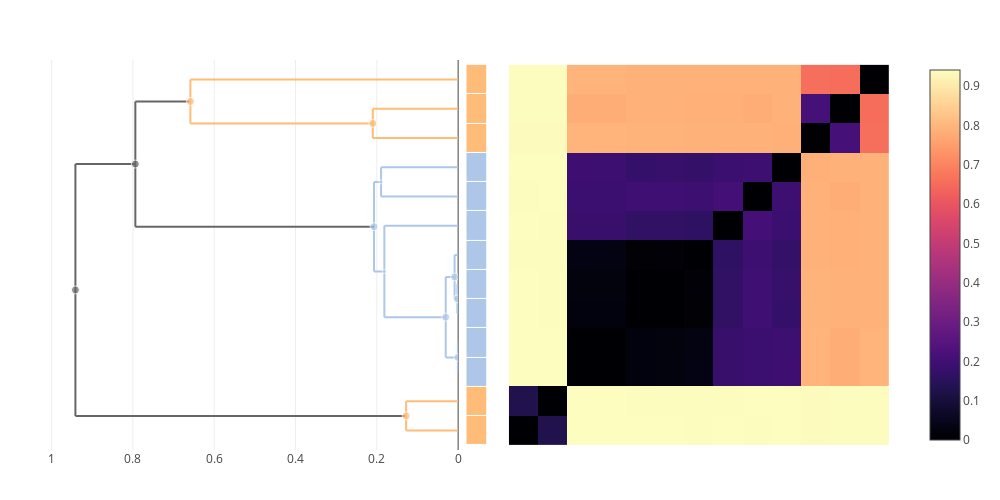

The code cell stored with this chart in its notebook:
### Code cell
trees["all"] = cluster_annotate(cdata, 1:cdata.ntaxa)
plot(multi_clustermap(cdata, trees["all"]))

### Figure 1 — Plotly figure (JSON) as saved in the notebook; plotly's stock layout.template omitted (floating-point values rounded to 4 significant figures; data arrays with more than 128 entries replaced by an {"elided": "..."} marker saying what was removed)
{"data": [{"colorscale": {"elided": "256x2 mixed values"}, "type": "heatmap", "x": [0.5, 1.5, 2.5, 3.5, 4.5, 5.5, 6.5, 7.5, 8.5, 9.5, 10.5, 11.5, 12.5, 13.5], "y": [0.5, 1.5, 2.5, 3.5, 4.5, 5.5, 6.5, 7.5, 8.5, 9.5, 10.5, 11.5, 12.5, 13.5], "z": {"elided": "13x13 float values"}}, {"hoverinfo": "skip", "line": {"color": "#AEC7E8"}, "mode": "lines", "showlegend": false, "type": "scatter", "x": [0.008662, 0.008662, null, 0.008662, 0.001833, null, 0.008662, 0, null], "xaxis": "x2", "y": [5.5, 7, null, 5.5, 5.5, null, 7, 7, null], "yaxis": "y"}, {"hoverinfo": "skip", "line": {"color": "#AEC7E8"}, "mode": "lines", "showlegend": false, "type": "scatter", "x": [0.2068, 0.2068, null, 0.2068, 0.1815, null, 0.2068, 0.1896, null], "xaxis": "x2", "y": [6.438, 9.5, null, 6.438, 6.438, null, 9.5, 9.5, null], "yaxis": "y"}, {"hoverinfo": "skip", "line": {"color": "#666666"}, "mode": "lines", "showlegend": false, "type": "scatter", "x": [0.9414, 0.9414, null, 0.9414, 0.1279, null, 0.9414, 0.794, null], "xaxis": "x2", "y": [1.5, 10.11, null, 1.5, 1.5, null, 10.11, 10.11, null], "yaxis": "y"}, {"hoverinfo": "skip", "line": {"color": "#AEC7E8"}, "mode": "lines", "showlegend": false, "type": "scatter", "x": [0.1815, 0.1815, null, 0.1815, 0.0305, null, 0.1815, 0, null], "xaxis": "x2", "y": [4.875, 8, null, 4.875, 4.875, null, 8, 8, null], "yaxis": "y"}, {"hoverinfo": "skip", "line": {"color": "#AEC7E8"}, "mode": "lines", "showlegend": false, "type": "scatter", "x": [0.0305, 0.0305, null, 0.0305, 0.0005979, null, 0.0305, 0.008662, null], "xaxis": "x2", "y": [3.5, 6.25, null, 3.5, 3.5, null, 6.25, 6.25, null], "yaxis": "y"}, {"hoverinfo": "skip", "line": {"color": "#FFBB78"}, "mode": "lines", "showlegend": false, "type": "scatter", "x": [0.2099, 0.2099, null, 0.2099, 0, null, 0.2099, 0, null], "xaxis": "x2", "y": [11, 12, null, 11, 11, null, 12, 12, null], "yaxis": "y"}, {"hoverinfo": "skip", "line": {"color": "#666666"}, "mode": "lines", "showlegend": false, "type": "scatter", "x": [0.794, 0.794, null, 0.794, 0.2068, null, 0.794, 0.6586, null], "xaxis": "x2", "y": [7.969, 12.25, null, 7.969, 7.969, null, 12.25, 12.25, null], "yaxis": "y"}, {"hoverinfo": "skip", "line": {"color": "#AEC7E8"}, "mode": "lines", "showlegend": false, "type": "scatter", "x": [0.1896, 0.1896, null, 0.1896, 0, null, 0.1896, 0, null], "xaxis": "x2", "y": [9, 10, null, 9, 9, null, 10, 10, null], "yaxis": "y"}, {"hoverinfo": "skip", "line": {"color": "#FFBB78"}, "mode": "lines", "showlegend": false, "type": "scatter", "x": [0.6586, 0.6586, null, 0.6586, 0.2099, null, 0.6586, 0, null], "xaxis": "x2", "y": [11.5, 13, null, 11.5, 11.5, null, 13, 13, null], "yaxis": "y"}, {"hoverinfo": "skip", "line": {"color": "#AEC7E8"}, "mode": "lines", "showlegend": false, "type": "scatter", "x": [0.0005979, 0.0005979, null, 0.0005979, 0, null, 0.0005979, 0, null], "xaxis": "x2", "y": [3, 4, null, 3, 3, null, 4, 4, null], "yaxis": "y"}, {"hoverinfo": "skip", "line": {"color": "#AEC7E8"}, "mode": "lines", "showlegend": false, "type": "scatter", "x": [0.001833, 0.001833, null, 0.001833, 0, null, 0.001833, 0, null], "xaxis": "x2", "y": [5, 6, null, 5, 5, null, 6, 6, null], "yaxis": "y"}, {"hoverinfo": "skip", "line": {"color": "#FFBB78"}, "mode": "lines", "showlegend": false, "type": "scatter", "x": [0.1279, 0.1279, null, 0.1279, 0, null, 0.1279, 0, null], "xaxis": "x2", "y": [1, 2, null, 1, 1, null, 2, 2, null], "yaxis": "y"}, {"customdata": [[16, 3, "sphaericus"], [21, 8, "sphaericus"], [25, 13, "(mixed)"], [19, 6, "sphaericus"], [17, 5, "sphaericus"], [22, 2, "fusiformis"], [24, 11, "(mixed)"], [20, 2, "sphaericus"], [23, 3, "fusiformis"], [14, 2, "sphaericus"], [15, 2, "sphaericus"], [18, 2, "fusiformis"]], "hovertemplate": "ID: %{customdata[0]}<br>\nHeight: %{x:.3f}<br>\nGenome count: %{customdata[1]}\n<br>\n%{customdata[2]}\n<extra></extra>", "marker": {"color": ["#AEC7E8", "#AEC7E8", "#666666", "#AEC7E8", "#AEC7E8", "#FFBB78", "#666666", "#AEC7E8", "#FFBB78", "#AEC7E8", "#AEC7E8", "#FFBB78"], "size": [8, 8, 8, 4, 8, 8, 8, 4, 8, 8, 8, 8]}, "mode": "markers", "showlegend": false, "type": "scatter", "x": [0.008662, 0.2068, 0.9414, 0.1815, 0.0305, 0.2099, 0.794, 0.1896, 0.6586, 0.0005979, 0.001833, 0.1279], "xaxis": "x2", "y": [6.25, 7.969, 5.805, 6.438, 4.875, 11.5, 10.11, 9.5, 12.25, 3.5, 5.5, 1.5], "yaxis": "y"}, {"colorscale": [[0, "#666666"], [0.1, "#AEC7E8"], [0.2, "#FFBB78"], [0.3, "#98DF8A"], [0.4, "#FF9896"], [0.5, "#C5B0D5"], [0.6, "#C49C94"], [0.7, "#F7B6D2"], [0.8, "#C7C7C7"], [0.9, "#DBDB8D"], [1, "#9EDAE5"]], "customdata": [[["Genome 9", "fusiformis"]], [["Genome 10", "fusiformis"]], [["Genome 5", "sphaericus"]], [["Genome 6", "sphaericus"]], [["Genome 1", "sphaericus"]], [["Genome 8", "sphaericus"]], [["Genome 7", "sphaericus"]], [["Genome 2", "sphaericus"]], [["Genome 3", "sphaericus"]], [["Genome 4", "sphaericus"]], [["Genome 12", "fusiformis"]], [["Genome 13", "fusiformis"]], [["Genome 11", "fusiformis"]]], "hovertemplate": "%{customdata[0]} <br>\n%{customdata[1]}\n<extra></extra>\n", "showscale": false, "type": "heatmap", "xaxis": "x3", "y": [0.5, 1.5, 2.5, 3.5, 4.5, 5.5, 6.5, 7.5, 8.5, 9.5, 10.5, 11.5, 12.5, 13.5], "ygap": 1, "z": [[2], [2], [1], [1], [1], [1], [1], [1], [1], [1], [2], [2], [2]], "zmax": 10, "zmin": 0}], "layout": {"height": 500, "hovermode": "closest", "margin": {"b": 50, "l": 50, "r": 50, "t": 60}, "showlegend": false, "width": 1000, "xaxis": {"autorange": true, "constrain": "domain", "domain": [0.5379, 0.9837], "range": [0.5, 13.5], "scaleanchor": "y", "type": "linear", "visible": false}, "xaxis2": {"autorange": true, "domain": [0, 0.4785], "range": [1.004, 0], "rangemode": "nonnegative", "type": "linear"}, "xaxis3": {"autorange": true, "domain": [0.488, 0.512], "fixedrange": true, "range": [-0.5, 0.5], "visible": false}, "yaxis": {"autorange": true, "domain": [0, 1], "range": [0.3333, 13.67], "scaleanchor": "x", "type": "linear", "visible": false}}}
